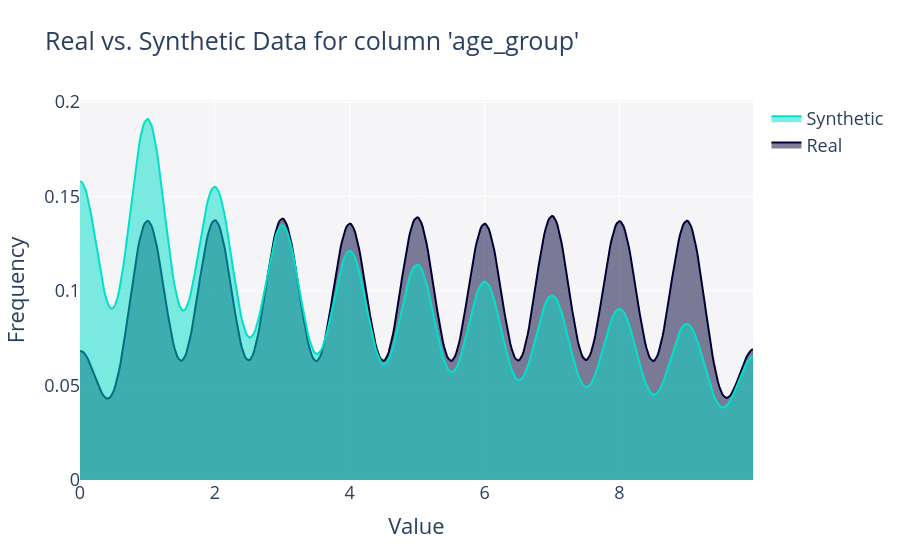

The notebook cell saved with this chart:
### Markdown cell above
##### Distribuição dos grupos de idade

### Code cell
fig = get_column_plot(
    real_data=df,
    synthetic_data=synthetic_df,
    column_name="age_group",
    metadata=metadata,
    plot_type="distplot",
)

fig.show(renderer="plotly_mimetype")

### Figure 1 — Plotly figure (JSON) as saved in the notebook; plotly's stock layout.template omitted (floating-point values rounded to 4 significant figures; data arrays with more than 128 entries replaced by an {"elided": "..."} marker saying what was removed)
{"data": [{"fill": "tozeroy", "hovertemplate": "<b>Real</b><br>Frequency: %{y}<extra></extra>", "legendgroup": "Real", "marker": {"color": "#000036"}, "mode": "lines", "name": "Real", "showlegend": true, "type": "scatter", "x": {"elided": "500 float values"}, "xaxis": "x", "y": {"elided": "500 float values"}, "yaxis": "y"}, {"fill": "tozeroy", "hovertemplate": "<b>Synthetic</b><br>Frequency: %{y}<extra></extra>", "legendgroup": "Synthetic", "marker": {"color": "#01E0C9"}, "mode": "lines", "name": "Synthetic", "showlegend": true, "type": "scatter", "x": {"elided": "500 float values"}, "xaxis": "x", "y": {"elided": "500 float values"}, "yaxis": "y"}], "layout": {"barmode": "overlay", "font": {"size": 18}, "hovermode": "closest", "legend": {"traceorder": "reversed"}, "plot_bgcolor": "#F5F5F8", "title": {"text": "Real vs. Synthetic Data for column 'age_group'"}, "xaxis": {"anchor": "y2", "domain": [0, 1], "title": {"text": "Value"}, "zeroline": false}, "yaxis": {"anchor": "free", "domain": [0, 1], "position": 0, "title": {"text": "Frequency"}}}}
